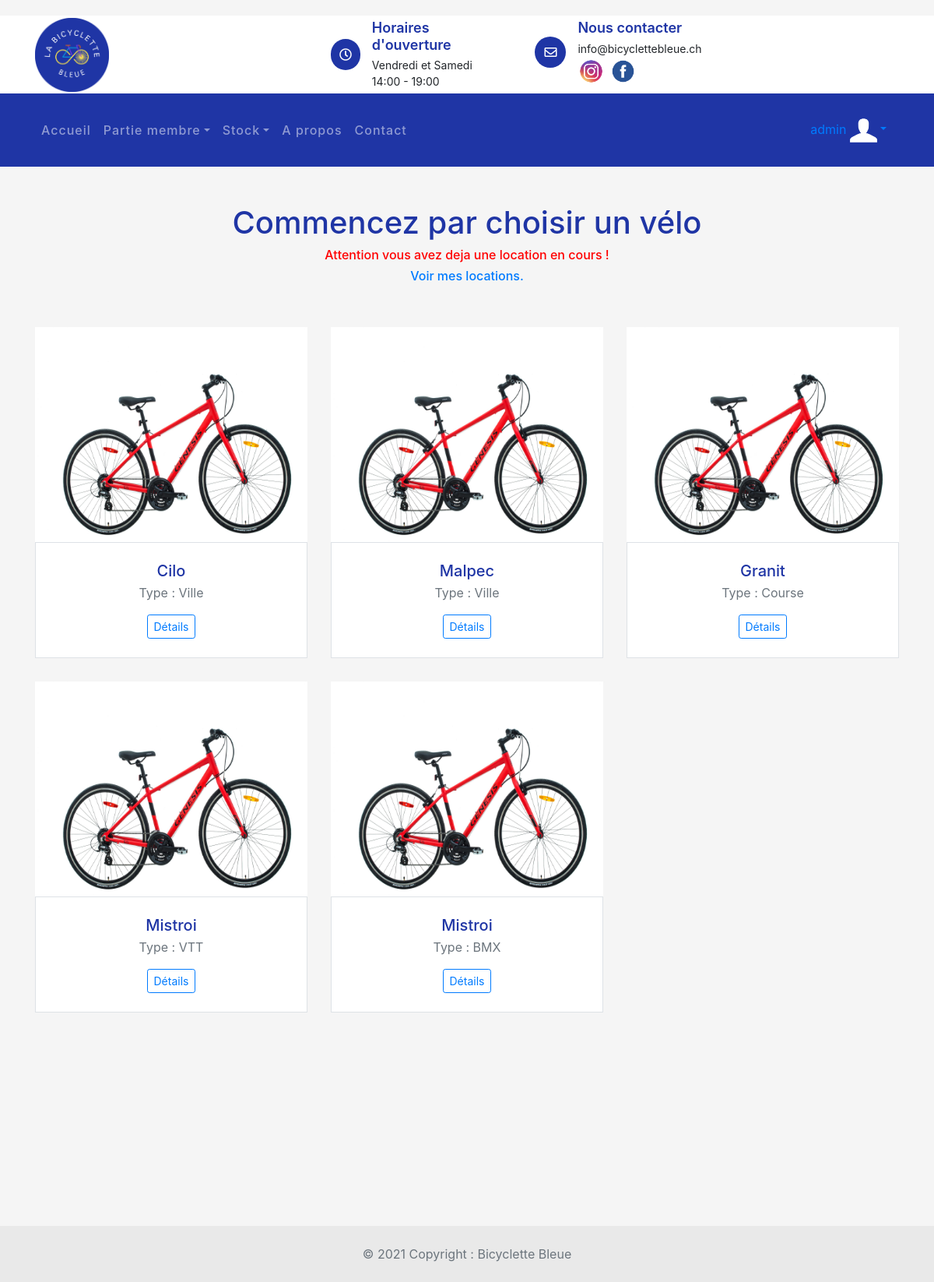
Screenshot of /location/nouvelleLocationClient/ (signed in) with the database file from the repository.
### reparation/models.py (models this page shows)
class AuthUser(models.Model):
    id = models.AutoField(primary_key=True, blank=True, null=False)
    password = models.CharField(max_length=128)
    last_login = models.DateTimeField(blank=True, null=True)
    is_superuser = models.BooleanField()
    username = models.CharField(unique=True, max_length=150)
    last_name = models.CharField(max_length=150)
    email = models.CharField(max_length=254)
    is_staff = models.BooleanField()
    is_active = models.BooleanField()
    date_joined = models.DateTimeField()
    first_name = models.CharField(max_length=150)
    cli_id = models.IntegerField(db_column='CLI_ID', blank=True, null=True)  # Field name made lowercase.
    cli_id_id = models.IntegerField(db_column='CLI_ID_id', blank=True, null=True)  # Field name made lowercase.
    class Meta:
        managed = False
        db_table = 'auth_user'

### statistique/models.py (models this page shows, shortened)
class Velo(models.Model):
    vel_id = models.AutoField(db_column='VEL_ID', primary_key = True)  # Field name made lowercase.
    vel_num_cadre = models.IntegerField(db_column='VEL_NUM_CADRE', blank=True, null=True)  # Field name made lowercase.
    vel_nom = models.TextField(db_column='VEL_NOM', blank=True, null=True)  # Field name made lowercase.
    vel_marque = models.TextField(db_column='VEL_MARQUE', blank=True, null=True)  # Field name made lowercase.
    vel_couleur = models.TextField(db_column='VEL_COULEUR', blank=True, null=True)  # Field name made lowercase.
    vel_type = models.TextField(db_column='VEL_TYPE', blank=True, null=True)  # Field name made lowercase.
    vel_photo = models.TextField(db_column='VEL_PHOTO', blank=True, null=True)  # Field name made lowercase.
    vel_statut = models.TextField(db_column='VEL_STATUT', blank=True, null=True)  # Field name made lowercase.
    vel_etat = models.TextField(db_column='VEL_ETAT', blank=True, null=True)  # Field name made lowercase.
    vel_remarque = models.TextField(db_column='VEL_REMARQUE', blank=True, null=True)  # Field name made lowercase.
    class Meta:
        managed = False
        db_table = 'Velo'

### location/views.py (the view)
# urls.py: path('nouvelleLocationClient/', views.choixVeloClient, name='choixVeloClient'),
@login_required(login_url='/compte/login')
def choixVeloClient(request):
    veloDispo = []
    velos_objets = Velo.objects.all()
    messageAttention = ""
    locationAll = Location_Velo.objects.all()
    nbEnCours = 0
    for loc in locationAll:
        if request.user.id == loc.lv_loc_id.loc_client.cli_id:
            if loc.lv_loc_id.loc_statut == "En cours":
                nbEnCours += 1
    if nbEnCours == 1:
        messageAttention = "Attention vous avez deja une location en cours !"
    elif nbEnCours > 0:
        messageAttention = "Attention vous avez deja " + str(nbEnCours) + " location en cours !"
    for velo in velos_objets:
        if velo.vel_statut == "Libre":
            veloDispo.append(velo)
    context = {
        'velosObjets': velos_objets,
        'veloDispo' : veloDispo,
        'messageAttention' : messageAttention
    }
    return render(request, 'location/choixVeloClient.html', context)

### location/templates/location/choixVeloClient.html (shortened to what this page needs)
{% extends 'template_base.html' %}
{% load static %}
{% block contenu %}
<link href="https://stackpath.bootstrapcdn.com/bootstrap/4.4.1/css/bootstrap.min.css" rel="stylesheet">
<link href="https://cdnjs.cloudflare.com/ajax/libs/font-awesome/5.10.0/css/all.min.css" rel="stylesheet">
<link href="{% static 'lib/flaticon/font/flaticon.css' %}" rel="stylesheet">
<link href="{% static 'lib/animate/animate.min.css' %}" rel="stylesheet">
<link href="{% static 'lib/owlcarousel/assets/owl.carousel.min.css' %}" rel="stylesheet">
<br>
<br>
<h1 class="titre" style="text-align: center; color: #1F35A5" >Commencez par choisir un vélo</h1>
<h6 style="text-align: center; color: red"> {{messageAttention}}</h6>
{% if messageAttention != "" %}
    <h6 style="text-align: center; color: red"><a href="{% url 'location:locationClient'  request.user.id %}">Voir mes locations.</a></h6>
{% endif %}
<br>
<br>
<div class="container pb-5 mb-sm-1">
    <div class="row">
        {% for velo in veloDispo %}
        <div class="col-md-4 col-sm-6">
            <div class="card border-0 mb-grid-gutter">
                <img src="{% static 'img/velo/velo1.png' %}" alt="Clothing" style="width: 350px; height: 280px">
                <div class="card-body border mt-n1 py-4 text-center">
                    <h2 class="h5 mb-1" style="color: #1F35A5">{{velo.vel_marque}}</h2><span class="d-block mb-3 font-size-xs text-muted"> Type : {{velo.vel_type}}</span>
                    <a class="btn btn-pill btn-outline-primary btn-sm" href="{% url 'stock_velos:indexDetailsVeloClient' velo.vel_num%}" >Détails</a>
                </div>
            </div>
        </div>
        {% endfor %}
    </div>
</div>
{% endblock contenu %}

### templates/template_base.html (shortened to what this page needs)
{% load static %}
<!DOCTYPE html>
<html lang="en">
    <head>
        <link rel="stylesheet" type="text/css" href="{% static 'css/bootstrap.min.css' %}">
        <link href="https://cdnjs.cloudflare.com/ajax/libs/font-awesome/5.10.0/css/all.min.css" rel="stylesheet">
        <link rel="stylesheet" type="text/css" href="{% static 'css/style.css' %}">
    </head>
    <body>
        <div class="top-bar">
            <div class="container">
                <div class="row align-items-center">
                    <div class="col-lg-4 col-md-12">
                        <div class="logo">
                            <a href="{% url 'accueil:index' %}">
                                <img src="{% static 'img/logo.png' %}" alt="Image">
                            </a>
                        </div>
                    </div>
                    <div class="col-lg-8 col-md-7 d-none d-lg-block">
                        <div class="row">
                            <div class="col-4">
                                <div class="top-bar-item">
                                    <div class="top-bar-icon">
                                        <i class="far fa-clock"></i>
                                    </div>
                                    <div class="top-bar-text">
                                        <h3>Horaires d'ouverture</h3>
                                        <p>Vendredi et Samedi</p>
                                        <p>14:00 - 19:00</p>
                                    </div>
                                </div>
                            </div>
                            <div class="col-4">
                                <div class="top-bar-item">
                                    <div class="top-bar-icon">
                                        <i class="far fa-envelope"></i>
                                    </div>
                                    <div class="top-bar-text">
                                        <h3>Nous contacter</h3>
                                        <p>info@bicyclettebleue.ch</p>
                                        <a href="https://www.instagram.com/bicyclette_bleue/"><img src="{% static 'img/instagram.png' %}" alt="Image" style="width: 35px; height: 35px"></a>
                                        <a href="https://www.facebook.com/bicyclettebleuegeneve/"><img src="{% static 'img/facebook.png' %}" alt="Image" style="width: 37px; height: 37px"></a>
                                    </div>
                                </div>
                            </div>
                        </div>
                    </div>
                </div>
            </div>
        </div>
        <div class="nav-bar">
            <div class="container">
                <nav class="navbar navbar-expand-lg bg-dark navbar-dark">
                    <div class="collapse navbar-collapse justify-content-between" id="navbarCollapse">
                        <div class="navbar-nav mr-auto">
                            <a href="{% url 'accueil:index' %}" class="nav-item nav-link">Accueil</a>
                            {% if user.is_authenticated and not user.is_superuser%}
                            <div class="nav-item dropdown">
                                <a href="#" class="nav-link dropdown-toggle" data-toggle="dropdown">Partie client</a>
                                <div class="dropdown-menu">
                                    <a href="{% url 'location:locationClient' request.user.id %}" class="dropdown-item">Mes locations</a>
                                    <a href="{% url 'location:choixVeloClient' %}" class="dropdown-item">Reserver un vélo</a>
                                    <a href="{% url 'compte:monCompte' %}" class="dropdown-item">Mon compte</a>
                                    <a href="{% url 'reparation:indexReparations' %}" class="dropdown-item">Mes réparations</a>
                                </div>
                            </div>
                            {% elif user.is_superuser %}
                            <div class="nav-item dropdown">
                                <a href="#" class="nav-link dropdown-toggle" data-toggle="dropdown">Partie membre</a>
                            </div>
                            <div class="nav-item dropdown">
                                <a href="#" class="nav-link dropdown-toggle" data-toggle="dropdown">Stock</a>
                            </div>
                            {% endif %}
                            <a href="{% url 'accueil:a_propos' %}" class="nav-item nav-link">A propos</a>
                            <a href="{% url 'accueil:contact' %}" class="nav-item nav-link">Contact</a>
                        </div>
                            <div class="nav-item dropdown">
                            {% if user.is_authenticated %}
                                <a href="#" class="nav-link dropdown-toggle" data-toggle="dropdown"> <span>{{request.user}}</span> <img src="{% static 'img/monCompte2.png' %}" alt="Image" style="width: 35px; height: 35px"></a>
                            {% else %}
                                <a class="btn btn-custom" href="{% url 'compte:login' %}">Se connecter</a>
                                <a class="btn btn-custom" href="{% url 'compte:inscription' %}">S'inscrire</a>
                            {% endif %}
                            </div>
                    </div>
                </nav>
            </div>
        </div>
{% block contenu %}{% endblock %}
<br><br><br><br><br><br><br><br>
<foot class="text-center text-lg-start bg-light text-muted">
  <div class="text-center p-4" style="background-color: rgba(0, 0, 0, 0.05);">
    © 2021 Copyright :
    <a class="text-reset fw-bold">Bicyclette Bleue</a>
  </div>
</foot>
    </body>
</html>

### accueil/static/css/style.css (style rules this page uses)
.titre { color: black; }
body { color: #444444; font-weight: 400; background: #ffffff; font-family: 'Barlow', sans-serif; }
h1, h2, h3, h4, h5, h6 { color: #1F35A5; }
a { color: #1F35A5; transition: .3s; }
.top-bar { position: relative; height: 100px; display: flex; align-items: center; background: #ffffff; }
.top-bar .logo { text-align: left; overflow: hidden; }
.top-bar .logo img { max-width: 100%; max-height: 95px; }
.top-bar .top-bar-item { display: flex; align-items: center; justify-content: flex-end; }
.top-bar .top-bar-icon { width: 40px; height: 40px; display: flex; align-items: center; justify-content: center; background: #1F35A5; border-radius: 40px; }
.top-bar .top-bar-icon i { margin: 0; color: #ffffff; font-size: 16px; }
.top-bar .top-bar-text { padding-left: 15px; }
.top-bar .top-bar-text h3 { margin: 0 0 5px 0; font-size: 18px; font-weight: 600; }
.top-bar .top-bar-text p { margin: 0; font-size: 14px; font-weight: 400; }
.nav-bar { position: relative; background: #1F35A5; }
.nav-bar .navbar { padding: 20px 0; background: #1F35A5 !important; transition: .3s; }
.navbar-dark .navbar-nav .nav-link, .navbar-dark .navbar-nav .nav-link:focus, .navbar-dark .navbar-nav .nav-link:hover, .navbar-dark .navbar-nav .nav-link.active { color: #ffffff; padding: 15px; font-weight: 500; letter-spacing: 1px; }

### location/templates/location/choixVeloClient.html (style rules this page uses)
body { background:#f5f5f5; margin-top:20px; }
.mb-grid-gutter { margin-bottom: 30px !important; }

### rows the page displays
Velo: vel_marque "Cilo", vel_type "Ville"
Velo: vel_marque "Malpec", vel_type "Ville"
Velo: vel_marque "Granit", vel_type "Course"
Velo: vel_marque "Mistroi", vel_type "VTT"
Velo: vel_marque "Mistroi", vel_type "BMX"

### other values shown
{{ request.user }} "admin"
{{ messageAttention }} "Attention vous avez deja une location en cours !"
